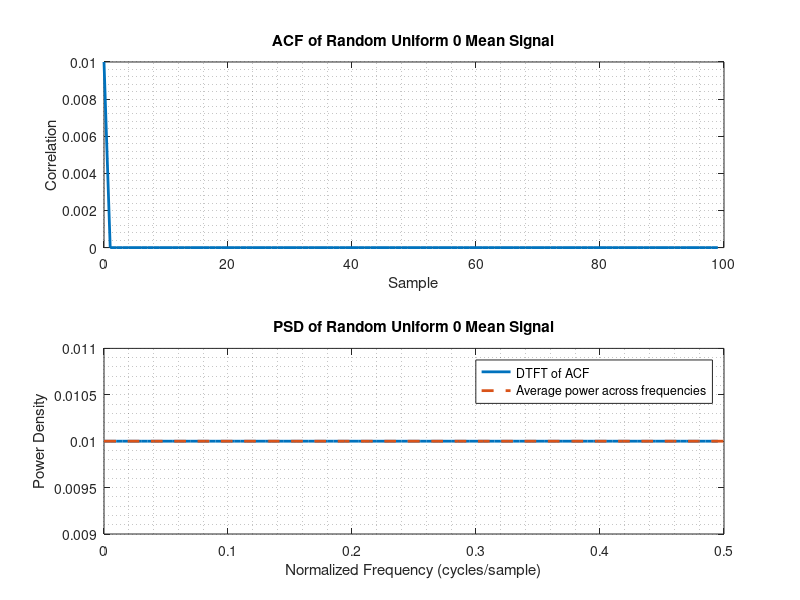

Write MATLAB code to recreate this figure.
%clear;clc;close all;
%% Random Signal
L = 100;
fs = 1;
steps = L-1;
% sampling time
t = (0: L - 1) / fs;
fSine = [0.1, 0.27];
x = 2*rand(L,1)-1;
lag = linspace(0,99,100);
%% Impulse Signal
wave = [1, zeros(1, L - 1)];

%% Autocovariance and Power Spectral Density (normal)
r = xcorr(wave, 'biased');
f1 = lag ./ (2 * L) * fs;
P1 = real(fftshift(fft(ifftshift(r))));
P1 = P1(L:(2*L)-1);
r = r(L:(2*L)-1);
P2 = abs(fft(wave)) .^ 2 / L;
P2 = P2(51:100);
f2 = (0: length(P2)- 1) * (fs / ((length(P2)-1)*2));
figure
subplot(2,1,1)
plot(lag,r,'LineWidth', 2)
grid minor
title('ACF of Random Uniform 0 Mean Signal');
xlabel('Sample');
ylabel('Correlation');

subplot(2,1,2)
plot(f1,P1,'LineWidth', 2)
grid minor
title('PSD of Random Uniform 0 Mean Signal');
xlabel('Normalized Frequency (cycles/sample)');
ylabel('Power Density');
hold on
plot(f2,P2,'--','LineWidth', 2)
legend('DTFT of ACF', 'Average power across frequencies')
